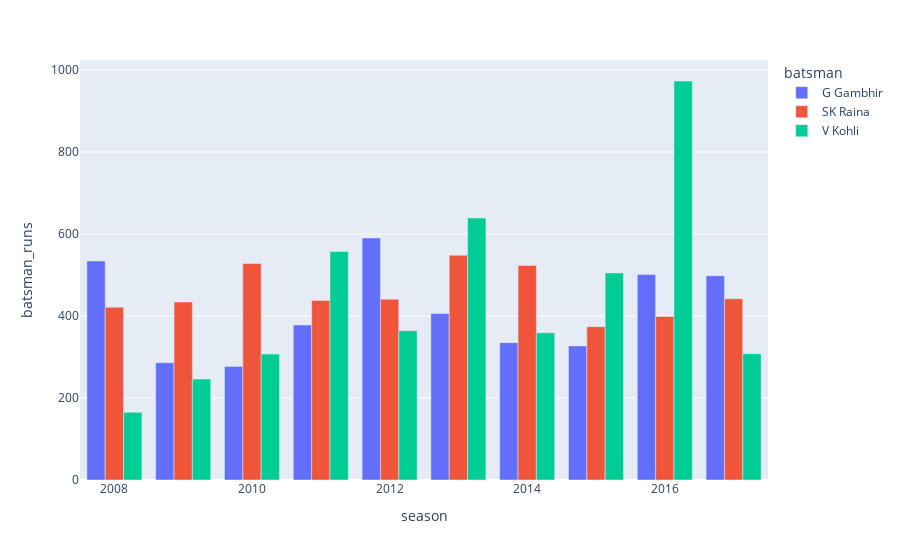

Notebook code cell kept with this figure:
### Code cell
# Without for loop
fig = px.bar(players_performance, x='season', y='batsman_runs', color='batsman', barmode='group')

# Show the plot
fig.show()

### Figure 1 — Plotly figure (JSON) as saved in the notebook; plotly's stock layout.template omitted (floating-point values rounded to 4 significant figures)
{"data": [{"alignmentgroup": "True", "hovertemplate": "batsman=G Gambhir<br>season=%{x}<br>batsman_runs=%{y}<extra></extra>", "legendgroup": "G Gambhir", "marker": {"color": "#636efa", "pattern": {"shape": ""}}, "name": "G Gambhir", "offsetgroup": "G Gambhir", "orientation": "v", "showlegend": true, "textposition": "auto", "type": "bar", "x": [2008, 2009, 2010, 2011, 2012, 2013, 2014, 2015, 2016, 2017], "xaxis": "x", "y": [534, 286, 277, 378, 590, 406, 335, 327, 501, 498], "yaxis": "y"}, {"alignmentgroup": "True", "hovertemplate": "batsman=SK Raina<br>season=%{x}<br>batsman_runs=%{y}<extra></extra>", "legendgroup": "SK Raina", "marker": {"color": "#EF553B", "pattern": {"shape": ""}}, "name": "SK Raina", "offsetgroup": "SK Raina", "orientation": "v", "showlegend": true, "textposition": "auto", "type": "bar", "x": [2008, 2009, 2010, 2011, 2012, 2013, 2014, 2015, 2016, 2017], "xaxis": "x", "y": [421, 434, 528, 438, 441, 548, 523, 374, 399, 442], "yaxis": "y"}, {"alignmentgroup": "True", "hovertemplate": "batsman=V Kohli<br>season=%{x}<br>batsman_runs=%{y}<extra></extra>", "legendgroup": "V Kohli", "marker": {"color": "#00cc96", "pattern": {"shape": ""}}, "name": "V Kohli", "offsetgroup": "V Kohli", "orientation": "v", "showlegend": true, "textposition": "auto", "type": "bar", "x": [2008, 2009, 2010, 2011, 2012, 2013, 2014, 2015, 2016, 2017], "xaxis": "x", "y": [165, 246, 307, 557, 364, 639, 359, 505, 973, 308], "yaxis": "y"}], "layout": {"barmode": "group", "legend": {"title": {"text": "batsman"}, "tracegroupgap": 0}, "margin": {"t": 60}, "xaxis": {"anchor": "y", "domain": [0, 1], "title": {"text": "season"}}, "yaxis": {"anchor": "x", "domain": [0, 1], "title": {"text": "batsman_runs"}}}}
